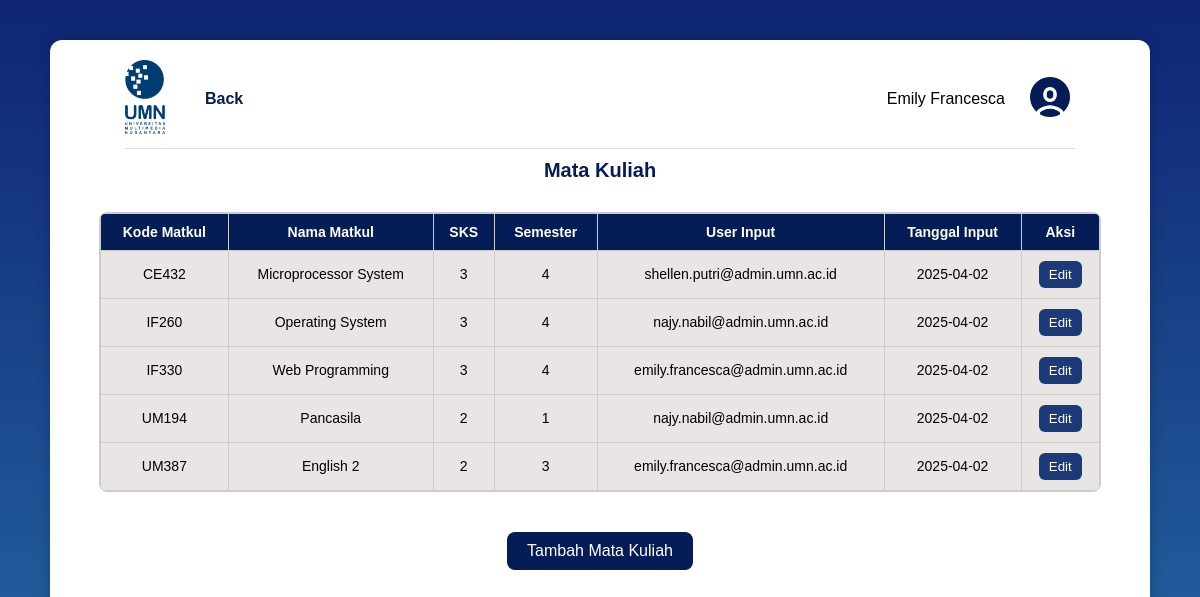
Page /MsMataKuliah/MsMatkul.php (signed in) on the committed database.
### tables this page shows
CREATE TABLE `mata_kuliah` (
  `kode_matkul` varchar(50) NOT NULL,
  `nama_matkul` varchar(30) NOT NULL,
  `sks` int(11) NOT NULL,
  `semester` int(11) NOT NULL,
  `user_input` varchar(100) NOT NULL,
  `tanggal_input` date NOT NULL
);

### MsMataKuliah/MsMatkul.php (the view, shortened to what this page needs)
<?php
require '../db.php';
function formatName($name) {
    $parts = explode('.', $name);
    $formattedParts = array_map('ucfirst', $parts);
    return implode(' ', $formattedParts);
}
$email = $_SESSION['email'] ?? '';
$name = formatName(explode('@', $email)[0]);
$result = $con->query("SELECT * FROM mata_kuliah");
$mata_kuliah = $result->fetch_all(MYSQLI_ASSOC);
?>
<!DOCTYPE html>
<html lang="id">
<head>
    <link rel="stylesheet" href="MsMatkul.css">
</head>
<body>
<div class="container">
    <div class="navbar">
        <div class="navbar-left">
            <div class="logo">
                <img src="../assets/UMN.png" alt="UMN Logo">
            </div>
            <div class="links">
                <a href="../MainMenu/MainMenu.php">Back</a>
            </div>
        </div>
        <div class="profile">
            <span><?php echo htmlspecialchars($name); ?></span>
            <div class="avatar">
                <img src="../assets/profile-picture.png" alt="Profile Picture">
            </div>
        </div>
    </div>
    <h1 class="judul">Mata Kuliah</h1>
    <div class="table-container">
        <table>
            <thead>
                <tr>
                    <th>Kode Matkul</th>
                    <th>Nama Matkul</th>
                    <th>SKS</th>
                    <th>Semester</th>
                    <th>User Input</th>
                    <th>Tanggal Input</th>
                    <th>Aksi</th>
                </tr>
            </thead>
            <tbody>
                <?php foreach ($mata_kuliah as $mk): ?>
                    <tr>
                        <td><?php echo htmlspecialchars($mk['kode_matkul']); ?></td>
                        <td><?php echo htmlspecialchars($mk['nama_matkul']); ?></td>
                        <td><?php echo htmlspecialchars($mk['sks']); ?></td>
                        <td><?php echo htmlspecialchars($mk['semester']); ?></td>
                        <td><?php echo htmlspecialchars($mk['user_input']); ?></td>
                        <td><?php echo htmlspecialchars($mk['tanggal_input']); ?></td>
                        <td>
                            <button onclick="openEditModal('<?= $mk['kode_matkul'] ?>')" class="btn-edit">Edit</button>
                        </td>
                    </tr>
                <?php endforeach; ?>
            </tbody>
        </table>
    </div>
    <div class="tambah-btn-container">
        <button id="openModal" class="btn-tambah">Tambah Mata Kuliah</button>
    </div>
</div>
            <?php include 'TambahMatkul.php'; ?>
</body>
</html>

### MsMataKuliah/MsMatkul.css (style rules this page uses)
body { font-family: Arial, sans-serif; background: linear-gradient(to bottom, #0F2573, #266CA9); margin: 0; display: flex; justify-content: center; align-items: center; min-height: 100vh; }
.container { background-color: white; width: 100%; max-width: 1100px; border-radius: 12px; box-shadow: 0px 0px 15px rgba(0, 0, 0, 0.2); display: flex; flex-direction: column; padding: 20px 50px 50px 50px; box-sizing: border-box; min-height: 90vh; }
.navbar { width: 100%; display: flex; justify-content: space-between; align-items: center; padding-bottom: 10px; margin-bottom: 20px; box-sizing: border-box; border-bottom: 1px solid #e0e0e0; margin: 0 auto; max-width: 95%; }
.navbar-left { display: flex; align-items: center; gap: 40px; }
.logo img { width: 40px; }
.links a { color: #041D56; text-decoration: none; font-weight: 600; font-size: 16px; margin-right: 10px; }
.profile { display: flex; align-items: center; gap: 20px; }
.avatar img { width: 50px; height: 50px; border-radius: 40%; object-fit: cover; }
.judul { text-align: center; color: #0d2a5a; font-size: 28px; margin: 10px 0 30px 0; width: 100%; }
.table-container { overflow-x: auto; margin: 0 30px 20px; border-radius: 8px; border: 1px solid #ccc; width: 100%; max-height: 400px; align-self: center; background-color: #E9E5E5; }
table { width: 100%; border-collapse: collapse; font-size: 14px; }
table, th, td { border: 1px solid #ccc; }
th { background-color: #041D56; color: white; padding: 10px; text-align: center; position: sticky; top: 0; z-index: 1; }
td { padding: 10px; text-align: center; white-space: nowrap; }
td button { background-color: #1a3a7a; color: white; border: none; padding: 6px 10px; border-radius: 6px; cursor: pointer; }
.tambah-btn-container { text-align: center; margin-top: 20px; }
.btn-tambah { padding: 10px 20px; font-size: 16px; background-color: #041D56; color: white; border: none; border-radius: 8px; cursor: pointer; }
.judul { margin-top: 10px; text-align: center; font-size: 20px; font-weight: 600; color: #041D56; }

### rows in the picture
mata_kuliah: kode_matkul "CE432", nama_matkul "Microprocessor System", sks "3", semester "4", user_input "shellen.putri@admin.umn.ac.id", tanggal_input "2025-04-02"
mata_kuliah: kode_matkul "IF260", nama_matkul "Operating System", sks "3", semester "4", user_input "najy.nabil@admin.umn.ac.id", tanggal_input "2025-04-02"
mata_kuliah: kode_matkul "IF330", nama_matkul "Web Programming", sks "3", semester "4", user_input "emily.francesca@admin.umn.ac.id", tanggal_input "2025-04-02"
mata_kuliah: kode_matkul "UM194", nama_matkul "Pancasila", sks "2", semester "1", user_input "najy.nabil@admin.umn.ac.id", tanggal_input "2025-04-02"
mata_kuliah: kode_matkul "UM387", nama_matkul "English 2", sks "2", semester "3", user_input "emily.francesca@admin.umn.ac.id", tanggal_input "2025-04-02"

### other values in the picture
$name "Emily Francesca"
